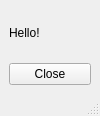
<?xml version="1.0" encoding="UTF-8"?>
<ui version="4.0">
 <class>Widget</class>
 <widget class="QMainWindow" name="Widget">
  <property name="geometry">
   <rect>
    <x>0</x>
    <y>0</y>
    <width>100</width>
    <height>116</height>
   </rect>
  </property>
  <property name="windowTitle">
   <string>Widget</string>
  </property>
  <widget class="QWidget" name="centralwidget">
   <layout class="QHBoxLayout" name="horizontalLayout">
    <item>
     <layout class="QVBoxLayout" name="verticalLayout">
      <item>
       <widget class="QLabel" name="label">
        <property name="text">
         <string>Hello!</string>
        </property>
       </widget>
      </item>
      <item>
       <widget class="QPushButton" name="button">
        <property name="text">
         <string>Close</string>
        </property>
       </widget>
      </item>
     </layout>
    </item>
   </layout>
  </widget>
  <widget class="QMenuBar" name="menubar">
   <property name="geometry">
    <rect>
     <x>0</x>
     <y>0</y>
     <width>100</width>
     <height>23</height>
    </rect>
   </property>
  </widget>
  <widget class="QStatusBar" name="statusbar"/>
 </widget>
 <resources/>
 <connections>
  <connection>
   <sender>button</sender>
   <signal>clicked()</signal>
   <receiver>Widget</receiver>
   <slot>close()</slot>
   <hints>
    <hint type="sourcelabel">
     <x>49</x>
     <y>69</y>
    </hint>
    <hint type="destinationlabel">
     <x>49</x>
     <y>57</y>
    </hint>
   </hints>
  </connection>
 </connections>
</ui>
